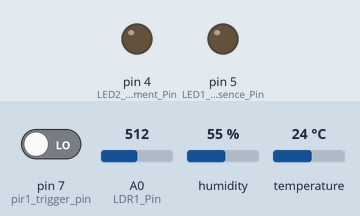
Bench run of a sketch on a simulated Arduino Uno, built with avr-gcc and run on an emulated ATmega328P. Shown: output pins drawn as LEDs (lit = HIGH). Inputs (shaded band) come from the test bench; at power-on: pin 7 (pir1_trigger_pin) LOW, A0 (LDR1_Pin) = 512, humidity 55 %, temperature 24 °C. What the sketch prints to the serial monitor is not drawn.

Above: at 1.2 s.
1.3 s: pin 7 (pir1_trigger_pin) driven HIGH
At 2.11 s:
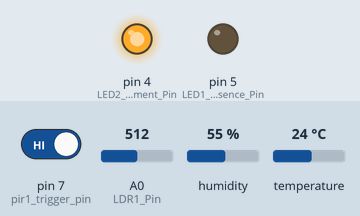
At 3.4 s:
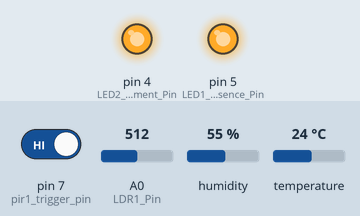
3.8 s: pin 7 (pir1_trigger_pin) driven LOW
At 4.6 s:
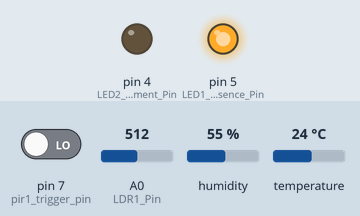
Timing chart, 0 to 25.4 s (numbered marks = the images above; inputs shaded):
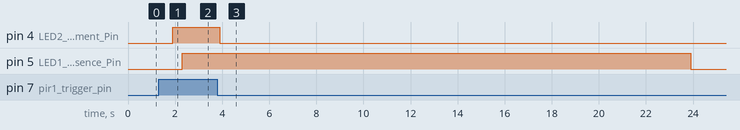

The sketch:

HK_PIR_Sensor.ino
```cpp
/*
  Movement/Presence Detector testcode

  by Hassel
  v0.2
         added ldr
  v0.3
        added dht

*/


/*  Todo
  Parameter nötig
  empfindlichkeit präsenz
  empfindlichkeit bewegung
  zeit/timeout um präsenz zu detektieren

  bw1 lastpinstate
  bw muss die ersten 30-60 sec in ruhe gelassen bzw ignoriert werden zum initialisieren

  maybe optimize memory usage by stuffing together some of the bool and Pinstate Vars

*/

#include <Adafruit_Sensor.h>
#include <DHT.h>
#include <DHT_U.h>

    const uint8_t LED1_presence_Pin = 5;
    const uint8_t LED2_movement_Pin = 4;

// Pir1 vars
    const uint8_t pir1_trigger_pin = 7;                                  // pin connected to the first pir detector
    uint8_t pir1_pin_State = LOW;
    uint8_t pir1_pin_State_last = LOW;
    bool pir1_pin_State_change = false;
    bool pir1_detected_movement = false;                                 // braucht n KO in knx
    bool pir1_detected_presence = false;                                 // braucht n KO in knx

    unsigned int pir1_sensitivity_movement = 20;                         // braucht als parameter in knx
    unsigned int pir1_sensivity_presence = 100;                          // braucht als parameter in knx
    unsigned int pir1_count_max = 22000;                                 // braucht als parameter in knx
    const unsigned int pir1_count_slowdown = 1000;                       // braucht eventuel als parameter in knx
    unsigned int pir1_count;

    unsigned long pir1_pin_State_change_last_millis;
    unsigned long pir1_last_movement_millis;

// LDR1 vars
    const int LDR1_Pin = A0;                                             //Where is the LDR connected
    int LDR1_Reading = -1;
    int LDR1_Reading_last = -1;
    int LDR1_Reading_avg = -1;                                           // braucht n KO in knx

// variablen für "multitasking" bzw ablaufkontrolle x*4byte
    unsigned long this_loop_millis = 0;
    unsigned long last_loop_millis = 0;
    unsigned long pir_interval = 25;                                     // PIR check interval in millis
    unsigned long pir1_last_millis = 0;
    unsigned long serial_interval = 100;                                 // Serial Output interval in millis
    unsigned long serial_last_millis = 0;
    unsigned long dht_interval = 1000;                                   // DHT Read interval in millis
    unsigned long dht_last_millis = 0;

//DHT Sensor
    #define DHTPIN            6                                          // Pin which is connected to the DHT sensor.

    // Uncomment the type of sensor in use:
    #define DHTTYPE           DHT11       // DHT 11
    //#define DHTTYPE           DHT22     // DHT 22 (AM2302)
    //#define DHTTYPE           DHT21     // DHT 21 (AM2301)

    DHT_Unified dht1 (DHTPIN, DHTTYPE);

    float currentTemp = 0;
    float currentHumd = 0;
    float previousTemp = 0;
    float previousHumd = 0;

    //uint32_t delayMS;

// ------------------------------------------------------------------------------------------------------------------------------


void setup ( ) {

    Serial.begin (500000);                                                  // initialize serial comm     921600  500000  115200

    pinMode (LED1_presence_Pin, OUTPUT);
    pinMode (LED2_movement_Pin, OUTPUT);

    pinMode (pir1_trigger_pin, INPUT);                                      // set the BW trigger pin as input:

    dht1.begin ( );
    sensor_t sensor;
    dht1.temperature ( ).getSensor (&sensor);
    dht1.humidity ( ).getSensor (&sensor);
    //delayMS = sensor.min_delay / 1000;

}

void loop ( ) {
    this_loop_millis = millis ( );

    // read pir status depending on the interval:
    if (this_loop_millis - pir1_last_millis >= pir_interval) {
        get_state_pir1 ( );
        pir1_last_millis = this_loop_millis;
    }

    // dht abfragen
    if (this_loop_millis - dht_last_millis >= dht_interval) {
        get_temp_humid ( );
        dht_last_millis = this_loop_millis;
    }

    // serial output :
    if (this_loop_millis - serial_last_millis >= serial_interval) {
        read_LDR_1 ( );
        toggle_pir_status_led ( );
        write_Serial_Debug ( );
    }

    last_loop_millis = this_loop_millis;
}


// ------------------------------------------------------------------------------------------------------------------------------


//enable led if presence detected
void toggle_pir_status_led ( ){

    if (pir1_detected_presence) { digitalWrite (LED1_presence_Pin, HIGH); }
    else { digitalWrite (LED1_presence_Pin, LOW); }

    if (pir1_detected_movement) { digitalWrite (LED2_movement_Pin, HIGH); }
        else { digitalWrite (LED2_movement_Pin, LOW); }
}

// Read LDR Value, and do some math
void read_LDR_1 ( ){
    /*
    Todo
    use array
    aplly smoothing
    */

    LDR1_Reading = analogRead (LDR1_Pin);                          //read ldr value
    LDR1_Reading_avg = (LDR1_Reading + LDR1_Reading_last) / 2;
    LDR1_Reading_last = LDR1_Reading;
}

//Read PIR state und do some math
void get_state_pir1 ( ){
    pir1_pin_State = digitalRead (pir1_trigger_pin);

    //has pin state changed?
    if (pir1_pin_State != pir1_pin_State_last) {
        pir1_pin_State_change = true;
        pir1_pin_State_change_last_millis = this_loop_millis;
    }
    else {
        pir1_pin_State_change = false;
    }

    // increment or decrement counter for presence detection
    if (pir1_pin_State == HIGH){

        //movement detection check
        if (!pir1_pin_State_change && !pir1_detected_movement && (pir1_count >= pir1_sensitivity_movement)){
            pir1_detected_movement = true;
        }

        // counter hochzählen wenn bewegung konstant schneller
        if (pir1_count <= pir1_count_max) {
            pir1_count++;
            if ((!pir1_pin_State_change) && (pir1_count > 30)){
                pir1_count = pir1_count + 10;
            }
        }
        pir1_last_movement_millis = this_loop_millis;
    }
    else{   //Pinstate == LOW

        //movement detection check                              && (pir1_count < pir1_sensitivity_movement)
        if (!pir1_pin_State_change && pir1_detected_movement ){
            pir1_detected_movement = false;
        }

        if (pir1_count > 0){
            pir1_count--;
            if ((!pir1_pin_State_change) && (pir1_count > pir1_count_slowdown)){
                pir1_count--;                       // = pir1_count - 1; }
            }
        }
    }

    //set presence variabble if counter is high enough
    if (pir1_count >= pir1_sensivity_presence) { pir1_detected_presence = true; }
    else if (pir1_count < 1){ pir1_detected_presence = false; }

    pir1_pin_State_last = pir1_pin_State;
}

// Jsat plain simple debug stuff
void write_Serial_Debug ( ){
    Serial.println ();
    Serial.println (F("---------------------------------------------"));
    Serial.print (F ("Time since start    millis   : "));
    Serial.println (this_loop_millis);
    Serial.print (F ("PIR1 last movement   millis  : "));
    Serial.println (pir1_last_movement_millis);
    Serial.print (F ("PIR1_pin_change_last millis  : "));
    Serial.println (pir1_pin_State_change_last_millis);
    Serial.println (F ("----------------------------------------"));
    Serial.print (F ("PIR1 pin state               : "));
    Serial.println (pir1_pin_State);
    Serial.print (F ("PIR1 counter                 : "));
    Serial.println (pir1_count);
    Serial.print (F ("PIR1 counter max             : "));
    Serial.println (pir1_count_max);
    Serial.print (F ("PIR1 Movement                : "));
    Serial.println (pir1_detected_movement);
    Serial.print (F ("PIR1 Presence                : "));
    Serial.println (pir1_detected_presence);
    Serial.print (F ("LDR Avg. Value               : "));
    Serial.println (LDR1_Reading_avg);

    //if (currentTemp != 255 || currentHumd != 255)
    //{
        Serial.println (F ("----------------------------------------"));
        Serial.print (F("Temperature                  : "));
        Serial.print (currentTemp);
        Serial.println (" *C");
        Serial.print (F("Humidity                     : "));
        Serial.print (currentHumd);
        Serial.println (" %");
    //}

    serial_last_millis = this_loop_millis;                      // sercomm aktuelle Zeit abspeichern
}


void get_temp_humid ( ){

    sensors_event_t event;
    dht1.temperature ( ).getEvent (&event);

    // Get temperature event
    if (isnan (event.temperature)) {
        //Serial.println ("Error reading temperature!");
        currentTemp = 255;
    }
    else {
        currentTemp = event.temperature;
    }

    // Get humidity event
    dht1.humidity ( ).getEvent (&event);
    if (isnan (event.relative_humidity)) {
        //Serial.println ("Error reading humidity!");
        currentHumd = 255;
    }
    else {
        currentHumd = event.relative_humidity;
    }
}
```

Pir_helper_functions.ino
```cpp

```

Measured:
- after the input at 1.3 s, pin 4 (LED2_movement_Pin): LOW → HIGH after 0.60 s; pin 5 (LED1_presence_Pin): LOW → HIGH after 1.0 s
- after the input at 3.8 s, pin 4 (LED2_movement_Pin): HIGH → LOW after 0.10 s; pin 5 (LED1_presence_Pin): HIGH → LOW after 20.1 s
